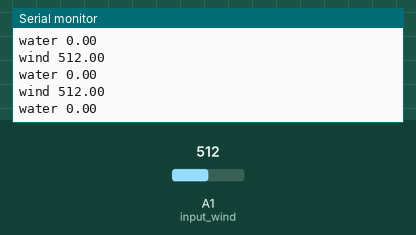
This sketch was run on a simulated Arduino Uno, built with avr-gcc and run on an emulated ATmega328P. On the bench: the last lines printed to the serial monitor. Inputs (shaded band) come from the test bench; at power-on: A1 (input_wind) = 512.

Above: at 1.2 s.
1.3 s: A1 (input_wind) set to 108
At 2.2 s:
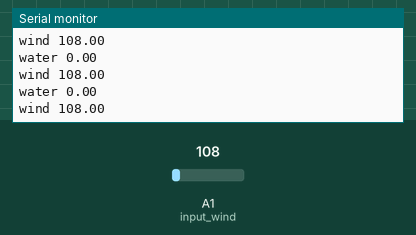
2.8 s: A1 (input_wind) set to 93
At 3.6 s:
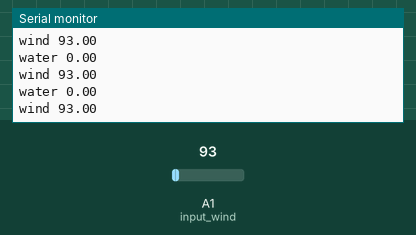
10.3 s: A1 (input_wind) set to 986
At 11.3 s:
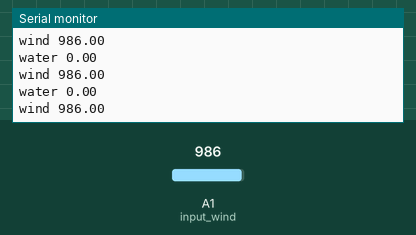
11.8 s: A1 (input_wind) set to 1006
At 12.5 s:
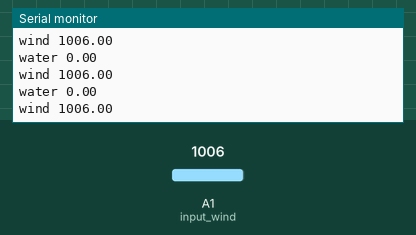
Timing chart, 0 to 14.8 s (numbered marks = the images above; inputs shaded):
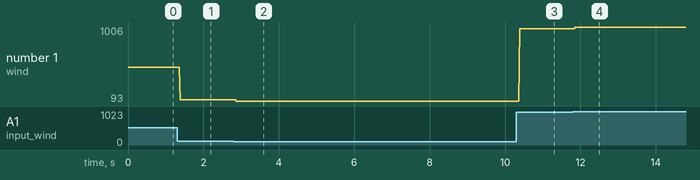

Measured:
- after the input at 1.3 s, the serial monitor: prints a new line after 0.09 s (image 1)
- after the input at 2.8 s, the serial monitor: prints a new line after 0.07 s (image 2)
- after the input at 10.3 s, the serial monitor: prints a new line after 0.09 s (image 3)
- after the input at 11.8 s, the serial monitor: prints a new line after 0.07 s (image 4)
- plotted number 1: 512 → 108 after the input at 1.3 s, 108 → 93 after the input at 2.8 s, 93 → 986 after the input at 10.3 s, 986 → 1006 after the input at 11.8 s

The sketch:

arduino_code.ino
```cpp
//Merci aux documents d'aide fournis par AdaFruit avec le LiquidFlow Meter et le Thermistor
//https://github.com/adafruit/Adafruit-Flow-Meter/blob/master/Adafruit_FlowMeter.pde
//https://learn.adafruit.com/thermistor?view=all


#include <Chrono.h>

Chrono envoiMessage;

#define input_water 1
#define input_wind A1
#define input_fire A0
#define resistor 10000


// track the state of the pulse pin
volatile uint8_t lastflowpinstate;
// you can try to keep time of how long it is between pulses
volatile uint32_t lastflowratetimer = 0;
// and use that to calculate a flow rate
volatile float flowrate;


SIGNAL(TIMER0_COMPA_vect) {
  uint8_t x = digitalRead(input_water);

  if (x == lastflowpinstate) {
    lastflowratetimer++;
    return; // nothing changed!
  }

  lastflowpinstate = x;
  flowrate = 1000.0;
  flowrate /= lastflowratetimer;  // in hertz
  lastflowratetimer = 0;
}


void setup(){
  Serial.begin(9600);

  pinMode(input_water, INPUT);
  digitalWrite(input_water, HIGH);
  lastflowpinstate = digitalRead(input_water);

  useInterrupt(true);
}


void useInterrupt(boolean v) {
  if (v) {
    // Timer0 is already used for millis() - we'll just interrupt somewhere
    // in the middle and call the "Compare A" function above
    OCR0A = 0xAF;
    TIMSK0 |= _BV(OCIE0A);
  }
  else {
    // do not call the interrupt function COMPA anymore
    TIMSK0 &= ~_BV(OCIE0A);
  }
}


void loop(){

  /////////////////////////////////////////////////////////////////////WATER
  Serial.print("water ");
  Serial.println(flowrate);


  /////////////////////////////////////////////////////////////////////FIRE
  if ( envoiMessage.metro(10) ) {
    float read_fire;

    read_fire = analogRead(input_fire);

    read_fire = (1023/ read_fire) -1;
    read_fire = resistor / read_fire;

    Serial.print("fire ");
    Serial.println(read_fire);
  }
  /////////////////////////////////////////////////////////////////////WIND

    float read_wind;

    read_wind = analogRead(input_wind);

    Serial.print("wind ");
    Serial.println(read_wind);
}
```
